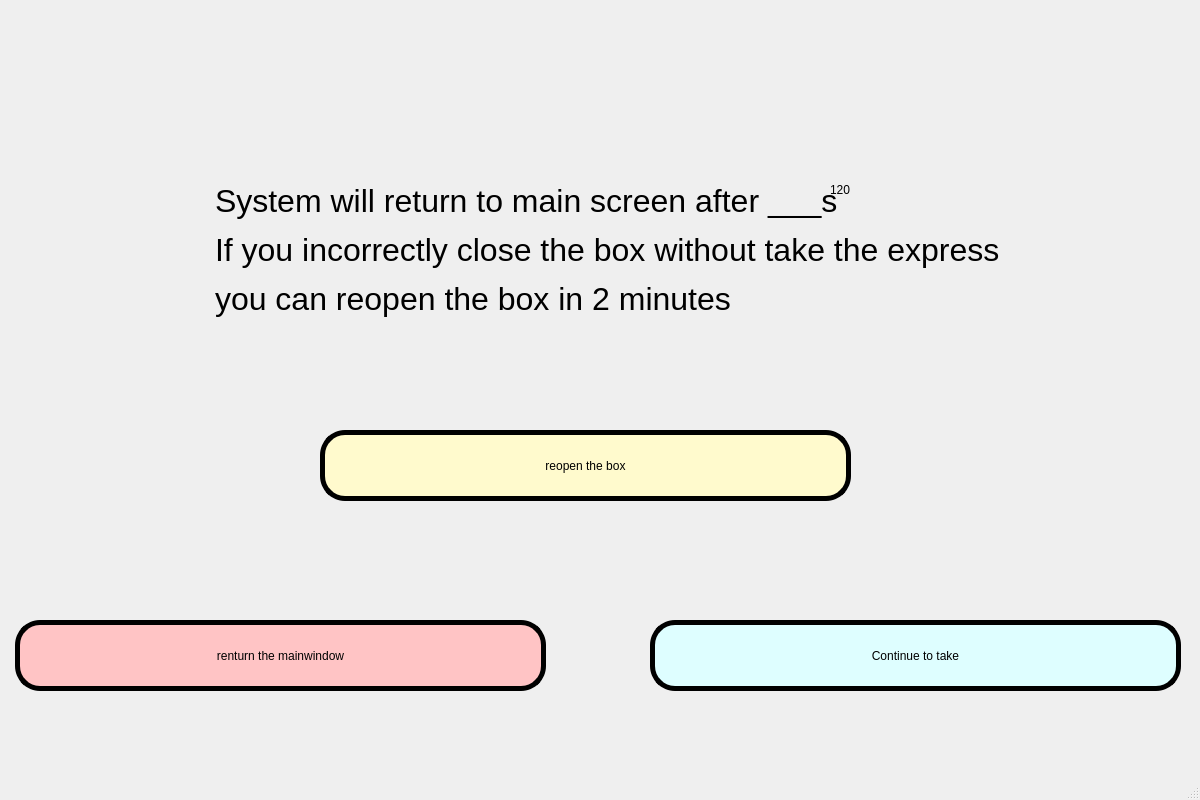
<?xml version="1.0" encoding="UTF-8"?>
<ui version="4.0">
 <class>collect_win_three</class>
 <widget class="QMainWindow" name="collect_win_three">
  <property name="geometry">
   <rect>
    <x>0</x>
    <y>0</y>
    <width>1200</width>
    <height>800</height>
   </rect>
  </property>
  <property name="windowTitle">
   <string>MainWindow</string>
  </property>
  <property name="styleSheet">
   <string notr="true">QWidget#centralwidget {
border-image: url(:/register/背景1.jpg)
}
</string>
  </property>
  <widget class="QWidget" name="centralwidget">
   <widget class="QPushButton" name="pushButton">
    <property name="geometry">
     <rect>
      <x>650</x>
      <y>620</y>
      <width>531</width>
      <height>71</height>
     </rect>
    </property>
    <property name="styleSheet">
     <string notr="true">QPushButton{
   border-radius: 25px;
   background-color:rgb(222, 254, 255);
   border:5px solid rgb(0, 0, 0);
   font: 25pt &quot;Baskerville Old Face&quot;;
}</string>
    </property>
    <property name="text">
     <string>Continue to take</string>
    </property>
   </widget>
   <widget class="QPushButton" name="pushButton_2">
    <property name="geometry">
     <rect>
      <x>320</x>
      <y>430</y>
      <width>531</width>
      <height>71</height>
     </rect>
    </property>
    <property name="styleSheet">
     <string notr="true">QPushButton{
   border-radius: 25px;
   background-color:rgb(255, 250, 205);
   border:5px solid rgb(0, 0, 0);
   font: 25pt &quot;Baskerville Old Face&quot;;
}</string>
    </property>
    <property name="text">
     <string>reopen the box</string>
    </property>
   </widget>
   <widget class="QLabel" name="label_2">
    <property name="geometry">
     <rect>
      <x>215</x>
      <y>140</y>
      <width>911</width>
      <height>221</height>
     </rect>
    </property>
    <property name="styleSheet">
     <string notr="true">font: 20pt &quot;Baskerville Old Face&quot;;</string>
    </property>
    <property name="text">
     <string>&lt;html&gt;&lt;head/&gt;&lt;body&gt;&lt;p&gt;&lt;span style=&quot; font-size:24pt;&quot;&gt;System will return to main screen after ___s&lt;/span&gt;&lt;/p&gt;&lt;p&gt;&lt;span style=&quot; font-size:24pt;&quot;&gt;If you incorrectly close the box without take the express&lt;/span&gt;&lt;/p&gt;&lt;p&gt;&lt;span style=&quot; font-size:24pt;&quot;&gt;you can reopen the box in 2 minutes&lt;/span&gt;&lt;/p&gt;&lt;/body&gt;&lt;/html&gt;</string>
    </property>
   </widget>
   <widget class="QLabel" name="time_le">
    <property name="geometry">
     <rect>
      <x>830</x>
      <y>160</y>
      <width>71</width>
      <height>61</height>
     </rect>
    </property>
    <property name="styleSheet">
     <string notr="true">font: 20pt &quot;Baskerville Old Face&quot;;</string>
    </property>
    <property name="text">
     <string>&lt;html&gt;&lt;head/&gt;&lt;body&gt;&lt;p&gt;&lt;span style=&quot; color:#000000;&quot;&gt;120&lt;/span&gt;&lt;/p&gt;&lt;/body&gt;&lt;/html&gt;</string>
    </property>
   </widget>
   <widget class="QPushButton" name="pushButton_3">
    <property name="geometry">
     <rect>
      <x>15</x>
      <y>620</y>
      <width>531</width>
      <height>71</height>
     </rect>
    </property>
    <property name="styleSheet">
     <string notr="true">QPushButton{
   border-radius: 25px;
   background-color:rgb(255, 196, 197);
   border:5px solid rgb(0, 0, 0);
   font: 25pt &quot;Baskerville Old Face&quot;;
}</string>
    </property>
    <property name="text">
     <string>renturn the mainwindow</string>
    </property>
   </widget>
  </widget>
  <widget class="QMenuBar" name="menubar">
   <property name="geometry">
    <rect>
     <x>0</x>
     <y>0</y>
     <width>1200</width>
     <height>26</height>
    </rect>
   </property>
  </widget>
  <widget class="QStatusBar" name="statusbar"/>
 </widget>
 <resources>
  <include location="images.qrc"/>
 </resources>
 <connections>
  <connection>
   <sender>pushButton</sender>
   <signal>clicked()</signal>
   <receiver>collect_win_three</receiver>
   <slot>turn_collect_win1()</slot>
   <hints>
    <hint type="sourcelabel">
     <x>206</x>
     <y>213</y>
    </hint>
    <hint type="destinationlabel">
     <x>109</x>
     <y>325</y>
    </hint>
   </hints>
  </connection>
  <connection>
   <sender>pushButton_2</sender>
   <signal>clicked()</signal>
   <receiver>collect_win_three</receiver>
   <slot>reopen_box()</slot>
   <hints>
    <hint type="sourcelabel">
     <x>170</x>
     <y>323</y>
    </hint>
    <hint type="destinationlabel">
     <x>459</x>
     <y>322</y>
    </hint>
   </hints>
  </connection>
  <connection>
   <sender>pushButton_3</sender>
   <signal>clicked()</signal>
   <receiver>collect_win_three</receiver>
   <slot>return_mainwindow()</slot>
   <hints>
    <hint type="sourcelabel">
     <x>413</x>
     <y>203</y>
    </hint>
    <hint type="destinationlabel">
     <x>491</x>
     <y>98</y>
    </hint>
   </hints>
  </connection>
 </connections>
 <slots>
  <slot>turn_collect_win1()</slot>
  <slot>reopen_box()</slot>
  <slot>return_mainwindow()</slot>
 </slots>
</ui>
